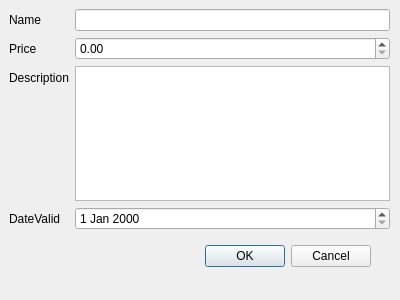
<?xml version="1.0" encoding="UTF-8"?>
<ui version="4.0">
 <class>Dialog</class>
 <widget class="QDialog" name="Dialog">
  <property name="geometry">
   <rect>
    <x>0</x>
    <y>0</y>
    <width>400</width>
    <height>300</height>
   </rect>
  </property>
  <property name="windowTitle">
   <string>Dialog</string>
  </property>
  <widget class="QDialogButtonBox" name="buttonBox">
   <property name="geometry">
    <rect>
     <x>30</x>
     <y>240</y>
     <width>341</width>
     <height>32</height>
    </rect>
   </property>
   <property name="orientation">
    <enum>Qt::Horizontal</enum>
   </property>
   <property name="standardButtons">
    <set>QDialogButtonBox::Cancel|QDialogButtonBox::Ok</set>
   </property>
  </widget>
  <widget class="QWidget" name="formLayoutWidget">
   <property name="geometry">
    <rect>
     <x>9</x>
     <y>9</y>
     <width>381</width>
     <height>221</height>
    </rect>
   </property>
   <layout class="QFormLayout" name="formLayout">
    <item row="1" column="0">
     <widget class="QLabel" name="label">
      <property name="text">
       <string>Name</string>
      </property>
     </widget>
    </item>
    <item row="1" column="1">
     <widget class="QLineEdit" name="lineEdit"/>
    </item>
    <item row="2" column="0">
     <widget class="QLabel" name="label_2">
      <property name="text">
       <string>Price</string>
      </property>
     </widget>
    </item>
    <item row="2" column="1">
     <widget class="QDoubleSpinBox" name="doubleSpinBox"/>
    </item>
    <item row="3" column="0">
     <widget class="QLabel" name="label_3">
      <property name="text">
       <string>Description</string>
      </property>
     </widget>
    </item>
    <item row="3" column="1">
     <widget class="QTextEdit" name="textEdit"/>
    </item>
    <item row="4" column="0">
     <widget class="QLabel" name="label_4">
      <property name="text">
       <string>DateValid</string>
      </property>
     </widget>
    </item>
    <item row="4" column="1">
     <widget class="QDateEdit" name="dateEdit"/>
    </item>
   </layout>
  </widget>
 </widget>
 <resources/>
 <connections>
  <connection>
   <sender>buttonBox</sender>
   <signal>accepted()</signal>
   <receiver>Dialog</receiver>
   <slot>accept()</slot>
   <hints>
    <hint type="sourcelabel">
     <x>248</x>
     <y>254</y>
    </hint>
    <hint type="destinationlabel">
     <x>157</x>
     <y>274</y>
    </hint>
   </hints>
  </connection>
  <connection>
   <sender>buttonBox</sender>
   <signal>rejected()</signal>
   <receiver>Dialog</receiver>
   <slot>reject()</slot>
   <hints>
    <hint type="sourcelabel">
     <x>316</x>
     <y>260</y>
    </hint>
    <hint type="destinationlabel">
     <x>286</x>
     <y>274</y>
    </hint>
   </hints>
  </connection>
 </connections>
</ui>
